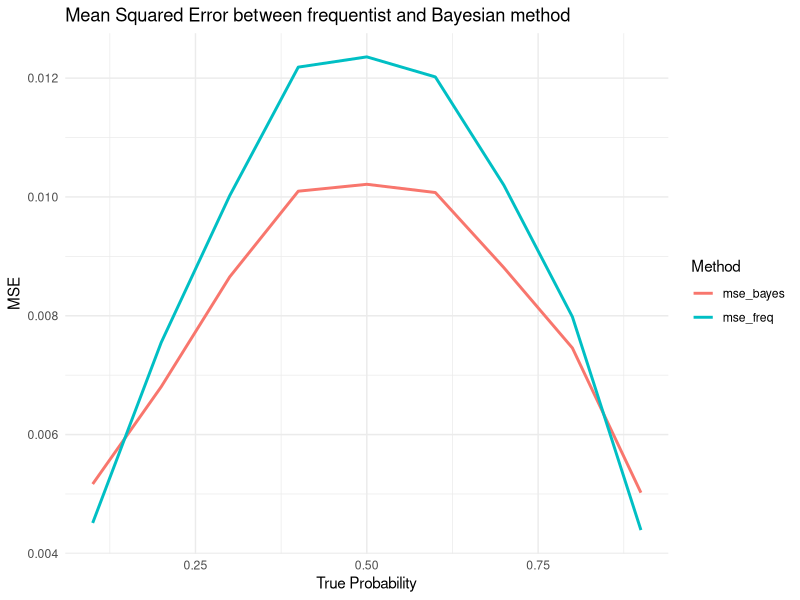
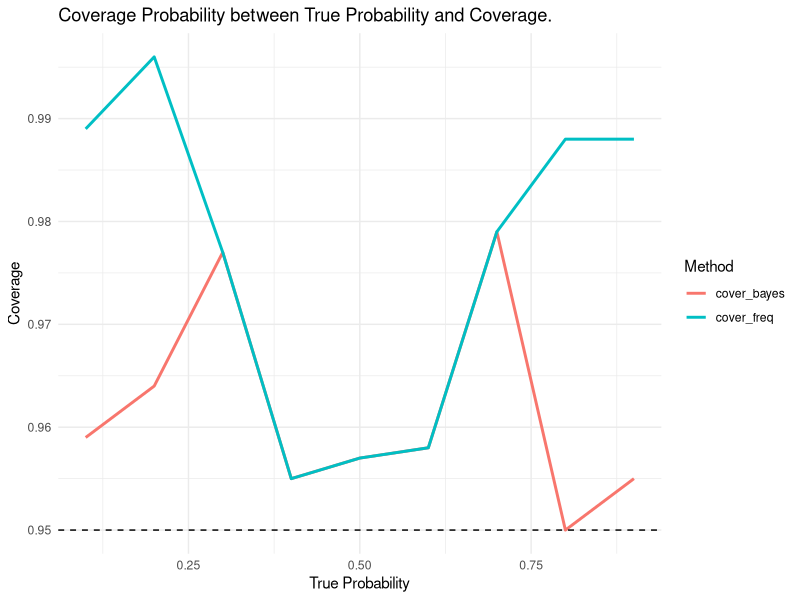

R code for these plots, in order:
## ---- chunk 1
# Use echo = FALSE for Portfolio assignments
knitr::opts_chunk$set(echo = FALSE)
## ---- chunk 2
# Author:  Youngjae Cho
# Date:    2025-05-03 ~ 2025-05-09
# Purpose: R Markdown file for Portfolio 2: Monte Carlo Study.
#-------------------------------------------------------------------------------
## ---- chunk 3
# Load packages
suppressPackageStartupMessages(library("tidyverse")); theme_set(theme_bw())
library("knitr")
library(tidyverse)
## ---- chunk 4
# For parameters.
set.seed(12345)
n_sim <- 1000 
n <- 20 
p_values <- seq(0.1, 0.9, by =0.1)

## ---- chunk 5
sim_results <- expand.grid(p = p_values, sim = 1:n_sim) %>%
  rowwise() %>%
  mutate(
    x = rbinom(1, n, p),
    freq_est = x / n,
    bayes_est = (x + 1) / (n + 2),
    freq_lower = prop.test(x, n)$conf.int[1],
    freq_upper = prop.test(x, n)$conf.int[2],
    bayes_lower = qbeta(0.025, x + 1, n - x + 1),
    bayes_upper = qbeta(0.975, x + 1, n - x + 1),
    freq_cover = p >= freq_lower & p <= freq_upper,
    bayes_cover = p >= bayes_lower & p <= bayes_upper
  ) %>%
  ungroup()
## ---- chunk 6
# Build a MSE Summary for frequentist and Bayesian methods. 
mse_summary <- sim_results %>%
  group_by(p) %>%
  summarize(
    mse_freq = mean((freq_est - p)^2),
    mse_bayes = mean((bayes_est - p)^2),
    .groups = "drop"
  ) %>%
  pivot_longer(-p, 
               names_to = "method", 
               values_to = "mse")
## ---- chunk 7
# Build ggplot for using mse_summary for frequentist and Bayesian. 
ggplot(mse_summary, aes(x = p, y = mse, color = method)) +
  geom_line(size = 1) +
  labs(
    title = "Mean Squared Error between frequentist and Bayesian method",
    x = "True Probability",
    y = "MSE",
    color = "Method"
  ) + theme_minimal()
## ---- chunk 8
coverage_summary <- sim_results %>%
  group_by(p) %>%
  summarize(
    #Average mean coverage for frequentist method.
    cover_freq = mean(freq_cover),   
    #Average mean coverage for Bayesian method.
    cover_bayes = mean(bayes_cover), 
    .groups = "drop"
  ) %>%
  pivot_longer(-p, names_to = "method", values_to = "coverage")

## ---- chunk 9
ggplot(coverage_summary, 
       aes(x = p, 
           y = coverage,
           color = method)) +
  geom_line(size = 1) +
  geom_hline(yintercept = 0.95, linetype = "dashed") +
  labs(
    title = "Coverage Probability between True Probability and Coverage.",
    x = "True Probability",
    y = "Coverage",
    color = "Method"
  ) + theme_minimal()
## ---- chunk 10
sim_results <- sim_results %>%
  mutate(
    sq_err_freq = (freq_est - p)^2,
    sq_err_bayes = (bayes_est - p)^2
  )

mse_summary <- sim_results %>%
  group_by(p) %>%
  summarize(
    mse_freq = mean(sq_err_freq),
    mse_bayes = mean(sq_err_bayes),
    se_freq = sd(sq_err_freq) / sqrt(n_sim),
    se_bayes = sd(sq_err_bayes) / sqrt(n_sim),
    .groups = "drop"
  )

## ---- chunk 11
coverage_summary <- sim_results %>%
  group_by(p) %>%
  summarize(
    cover_freq = mean(freq_cover),
    cover_bayes = mean(bayes_cover),
    se_cover_freq = sd(freq_cover) / sqrt(n_sim),
    se_cover_bayes = sd(bayes_cover) / sqrt(n_sim),
    .groups = "drop"
  )
## ---- chunk 12
mse_summary <- mse_summary %>%
  mutate(
    lower_freq = mse_freq - 1.96 * se_freq,
    upper_freq = mse_freq + 1.96 * se_freq,
    lower_bayes = mse_bayes - 1.96 * se_bayes,
    upper_bayes = mse_bayes + 1.96 * se_bayes
  )

## ---- chunk 13
coverage_summary <- coverage_summary %>%
  mutate(
    lower_cover_freq = cover_freq - 1.96 * se_cover_freq,
    upper_cover_freq = cover_freq + 1.96 * se_cover_freq,
    lower_cover_bayes = cover_bayes - 1.96 * se_cover_bayes,
    upper_cover_bayes = cover_bayes + 1.96 * se_cover_bayes
  )
